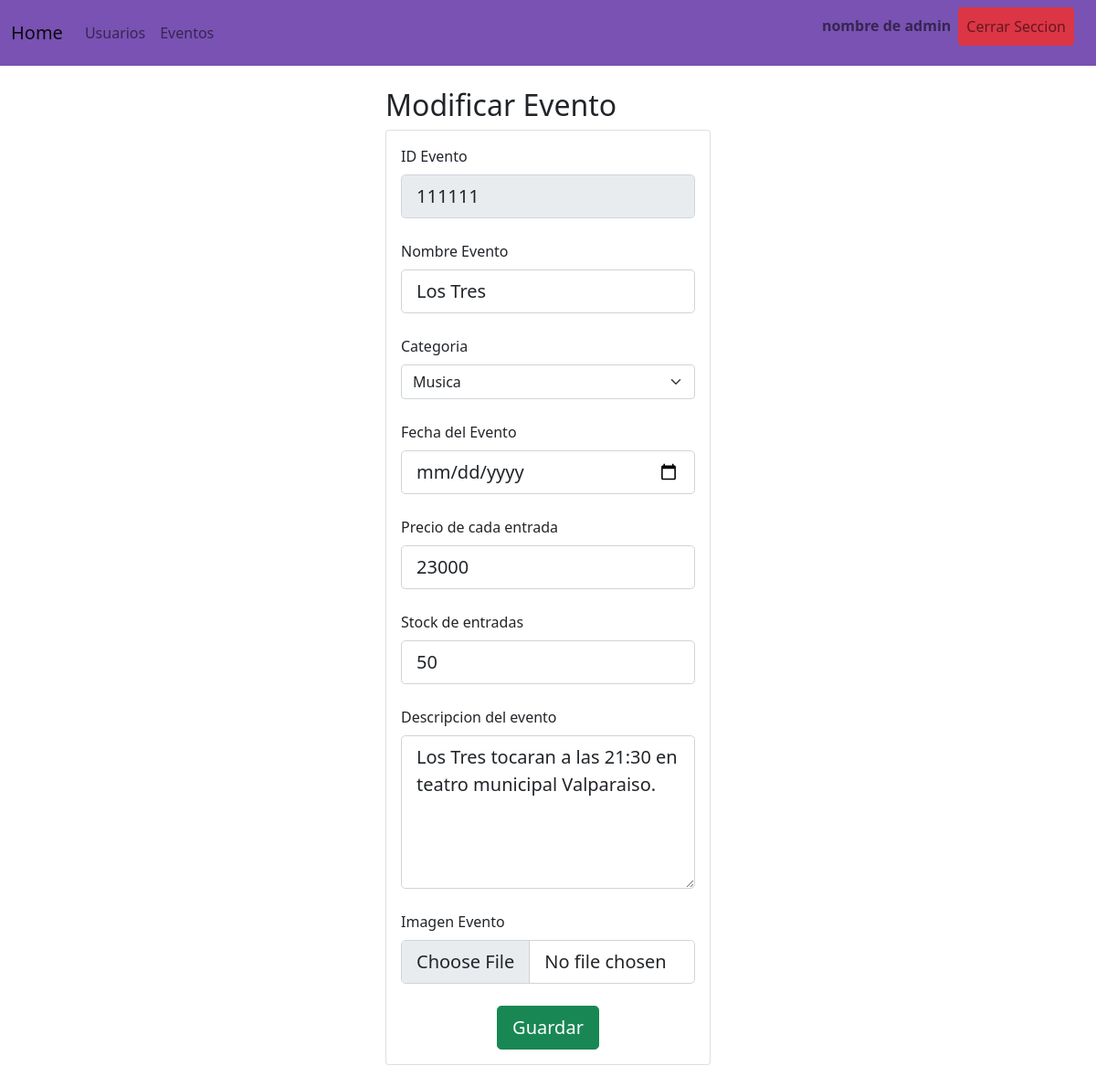
The page /modificarEvento/111111 on the database its author committed.
### app/models.py (models this page shows, shortened)
class Eventos(models.Model):
    EVENTOS = (
        (0, 'Musica'),
        (1, 'Deporte'),
        (2, 'Teatro'),
        (3, 'Cine'),
    )
    id = models.CharField(max_length=6, unique=True, primary_key=True)
    nombre = models.CharField(max_length=50)
    descripcion = models.TextField(blank=True)
    categoria = models.CharField(max_length=10)
    fecha = models.DateField(blank=True, null=True)
    precio = models.PositiveIntegerField()
    stock = models.PositiveIntegerField()
    imagen = models.ImageField(upload_to="eventos", null=True)

### app/views.py (the view)
# urls.py: path('modificarEvento/<id>', views.modificarEvento),
def modificarEvento(request,id):
    evento = Eventos.objects.get(id=id)
    return render(request, 'app/admin/gestionEventosEditar.html', {"evento": evento})

### app/templates/app/admin/gestionEventosEditar.html (shortened to what this page needs)
{% extends 'app/admin/baseAdmin.html' %}
{% block body %}
<div class="row d-flex justify-content-center align-items-center h-100">
    <div class="col-sm-12 col-md-12 col-lg-4 col-xl-4">
        <h2>Modificar Evento</h2>
        <div class="card">
            <div class="card-body">
                <form action="/editarEvento/" method="POST"> {% csrf_token %}
                    <div class="form-group">
                        <div class="form-outline form-white mb-4">
                            <label class="form-label" for="inputId">ID Evento</label>
                            <input type="text" name="inputId" id="inputId" value="{{evento.id}}"
                                class="form-control form-control-lg" placeholder="ID Evento" readonly required>
                        </div>
                        <div class="form-outline form-white mb-4">
                            <label class="form-label" for="inputNombre">Nombre Evento</label>
                            <input type="text" name="inputNombre" id="inputNombre" value="{{evento.nombre}}"
                                class="form-control form-control-lg" placeholder="Nombre del evento" required>
                        </div>
                        <div class="form-outline form-white mb-4">
                            <label class="form-label" for="inputCategoria">Categoria</label>
                            <select class="form-select" name="inputCategoria" id="inputCategoria" required>
                                <option selected>{{ evento.categoria }}</option>
                            </select>
                        </div>
                        <div class="form-outline form-white mb-4">
                            <label class="form-label" for="inputFecha">Fecha del Evento</label>
                            <input type="date" name="inputFecha" id="inputFecha" value="{{evento.fecha}}"
                                class="form-control form-control-lg"
                                placeholder="Fecha del Evento formato:(dia/mes/año)" required>
                        </div>
                        <div class="form-outline form-white mb-4">
                            <label class="form-label" for="inputPrecio">Precio de cada entrada</label>
                            <input type="number" name="inputPrecio" id="inputPrecio" value="{{evento.precio}}"
                                class="form-control form-control-lg" placeholder="Precio por cada entrada" required>
                        </div>
                        <div class="form-outline form-white mb-4">
                            <label class="form-label" for="inputStock">Stock de entradas</label>
                            <input type="number" name="inputStock" id="inputStock" value="{{evento.stock}}"
                                class="form-control form-control-lg" placeholder="Stock total de entradas " required>
                        </div>
                        <div class="form-outline form-white mb-4">
                            <label class="form-label" for="inputDescripcion">Descripcion del evento</label>
                            <textarea name="inputDescripcion" id="inputDescripcion" value="{{evento.descripcion}}"
                                cols="30" rows="5" class="form-control form-control-lg" placeholder="Descripcion"
                                required>{{evento.descripcion}}</textarea>
                        </div>
                        <div class="form-outline form-white mb-4">
                            <label class="form-label" for="inputImagen">Imagen Evento</label>
                            <input type="file" name="inputImagen" id="inputImagen" value="{{evento.imagen}}"
                                class="form-control form-control-lg">
                        </div>
                        <div class="d-flex justify-content-center text-center">
                            <button type="submit" class="btn btn-success btn-lg">Guardar</button>
                        </div>
                    </div>
                </form>
            </div>
        </div>
    </div>
</div>
{% endblock %}

### rows shown on the page
Eventos: inputId "111111", inputNombre "Los Tres", inputCategoria "Musica", inputPrecio "23000", inputStock "50", inputDescripcion "Los Tres tocaran a las 21:30 en teatro municipal Valparaiso."
